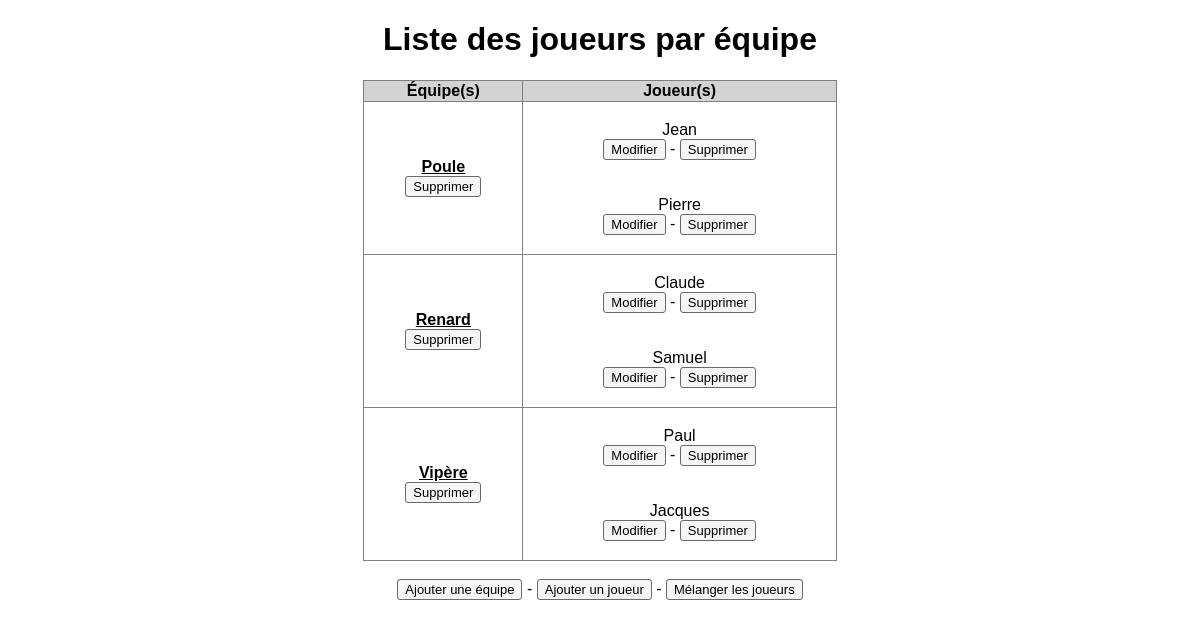
The page /gestion_joueurs/liste_joueurs_par_equipe/ on the database as committed earlier.
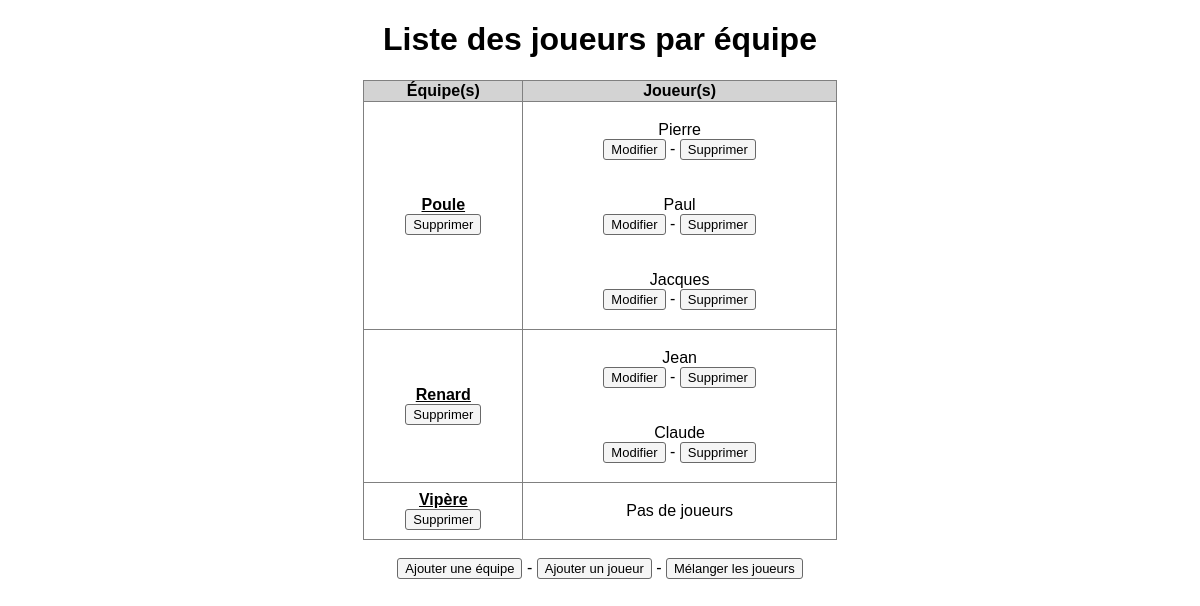
The same page on the database as committed later.
### gestion_joueurs/models.py (models this page shows)
class Equipe(models.Model):
    nom_equipe = models.CharField(max_length=100)

class Joueur(models.Model):
    nom_joueur = models.CharField(max_length=100)
    equipe = models.ForeignKey(Equipe, on_delete=models.CASCADE)

### gestion_joueurs/views.py (the view)
# urls.py: path('liste_joueurs_par_equipe/', views.liste_joueurs_par_equipe, name='liste_joueurs_par_equipe'),
def liste_joueurs_par_equipe(request):
    equipes = Equipe.objects.all() # Permet de récupérer tout les éléments de la table Equipe
    return render(request, 'liste_joueurs_par_equipe.html', {'equipes': equipes})

### gestion_joueurs/templates/liste_joueurs_par_equipe.html (shortened to what this page needs)
<!DOCTYPE html>
<html lang="fr">
    <head>
    </head>
    <body>
        <h1>Liste des joueurs par équipe</h1>
        <table border=1>
            <thead>
                <tr>
                    <th>Équipe(s)</th>
                    <th>Joueur(s)</th>
                </tr>
            </thead>
            <tbody>
                {% for equipe in equipes %}
                    <tr>
                        <td>
                            <b><u>{{ equipe.nom_equipe }}</u></b><br>
                            <span>
                            <a href="{% url 'supprimer_equipe' equipe.id %}">Supprimer</a>
                        </td>
                        <td>
                            {% if equipe.joueur_set.all %}
                                {% for joueur in equipe.joueur_set.all %}
                                    <br>{{ joueur.nom_joueur }}
                                    <span>
                                        <br><a href="{% url 'modifier_joueur_equipe' joueur.id %}">Modifier</a>
                                        - <a href="{% url 'supprimer_joueur' joueur.id %}">Supprimer</a>
                                    </span>
                                    <br><br>
                                {% endfor %}
                            {% else %}
                                <br>Pas de joueurs<br><br>
                            {% endif %}
                        </td>
                    </tr>
                {% endfor %}
            </tbody>
        </table>
        <br>
        <span>
            <a href="{% url 'ajout_equipe' %}">Ajouter une équipe</a>
            - <a href="{% url 'ajout_joueur' %}">Ajouter un joueur</a>
            - <a href="{% url 'shuffle_joueurs' %}">Mélanger les joueurs</a>
        </span>
    </body>
</html>

### gestion_joueurs/templates/liste_joueurs_par_equipe.html (style rules this page uses)
body { text-align: center; font-family: Arial, sans-serif; }
table { text-align: center; width: 40%; border-collapse: collapse; text-align: center; margin: 0 auto; }
th { background-color: #D3D3D3; }
a { font-size: 13px; display: inline-block; padding: 2px 7px; text-align: center; text-decoration: none; color: black; background-color: #F5F5F5; border-radius: 3px; border: 1px solid #696969; transition: background-color 0.2s, color 0.2s; }

Rows that differ between the two databases and show on the page:
removed Joueur: nom_joueur "Samuel", shown under Equipe "Renard"
changed Equipe "Poule": gains Joueur (nom_joueur "Paul"); gains Joueur (nom_joueur "Jacques"); loses Joueur (nom_joueur "Jean")
changed Equipe "Renard": gains Joueur (nom_joueur "Jean")
changed Equipe "Vipère": loses Joueur (nom_joueur "Paul"); loses Joueur (nom_joueur "Jacques"); now shows "Pas de joueurs"
